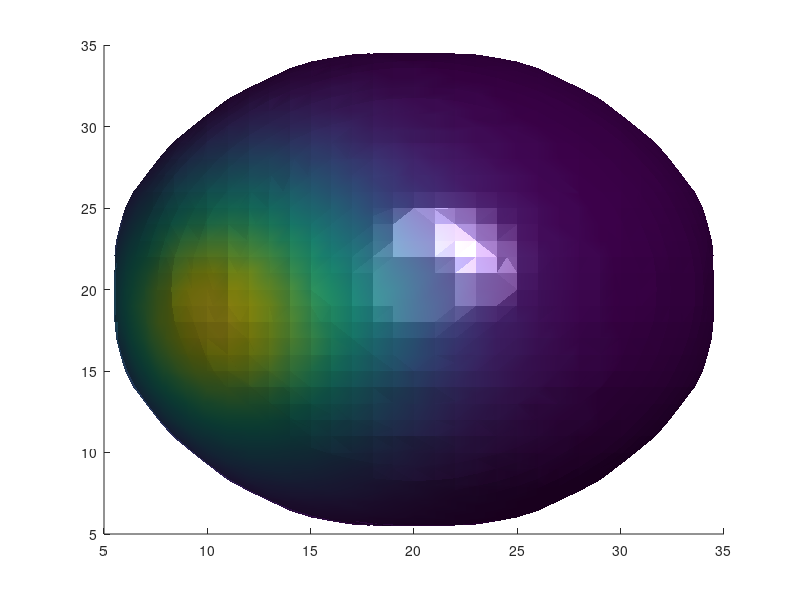

Write MATLAB code to recreate this figure. (Note: this script raises an error after producing the figure.)
Nx = 40;
Ny = 40;
Nz = 70;
fi = ones(Nx,Ny,Nz);
r = zeros(Nx,Ny,Nz);
%u = zeros(Nx,Ny,Nz);

    for i=1:Nx
        for j=1:Ny
            for k=1:Nz
                r(i,j,k)=sqrt((i-Nx/2)^2+(j-Ny/2)^2+(k)^2);
                if r(i,j,k)>=15
                    fi(i,j,k)=-1;
                end
            end
   
        end
    end
    
    %Rompimiento de simetria
    R = 9;
    %N = 6;
    [X,Y,Z]=meshgrid(1:Nx,1:Ny,1:Nz);
        %teta=atan2((Y-Ny/2),(X-Nx/2));
        %rad=sqrt((X-Nx/2+.5).^2+(Y-Ny/2+.5).^2);
        u=1.5*exp(-((X-Nx/3-.5).^2+(Y-Ny/3-5-.5).^2+(Z-R+2).^2)/50);
        %u=2.5*rad.*(cos(teta*N)+sin(teta*N)).*(Z/Nz)/max(max(max(rad)))+(exp(-((-X+Nx/2-.5).^2+(-Y+Ny/2-.5).^2+(-Z+R+14).^2)/80));
        %u=-2.5*rad.*(cos(teta*N)+sin(teta*N)).*(Z/Nz)/max(max(max(rad)))+(exp(-((X-Nx/2).^2+(Y-Ny/2).^2+(Z-R+14).^2)/50));
        %u=2.5*rand(Nx,Ny,Nz);
    
%     [~,R1]=min(abs(fi(Nx/2,Ny/2,:)));
% 
%     for i=1:Nx
%         for j=1:Ny
%             for k=1:Nz
%                 u(i,j,k)=1+3.5*exp(-((i-Nx/2)^2+(j-Ny/2)^2+(k-R1+8)^2)/200);%primera prueba
%             end
%         end
%     end
    
    u(fi<=-.99)=0;

    cdata = smooth3((u-min(min(min(u))))./(max(max(max(u)))-min(min(min(u)))),'box',5);
    fi = smooth3(fi,'box',5);
    p4=patch(isosurface(fi,0));
    isonormals(fi,p4);
    isocolors(cdata,p4);
    set(p4,'FaceColor','interp','EdgeColor','none'),
    camlight, lighting phong
    axis equal, view(-14,40), axis off
    axis([1 Nx 1 Ny 1 Nz]),
    colorbar